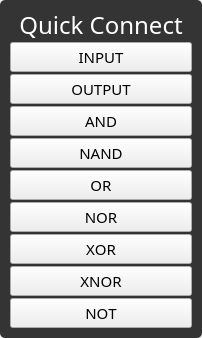
<?xml version="1.0" encoding="UTF-8"?>
<ui version="4.0">
 <class>NodeQuickCreateMenu</class>
 <widget class="QWidget" name="NodeQuickCreateMenu">
  <property name="geometry">
   <rect>
    <x>0</x>
    <y>0</y>
    <width>202</width>
    <height>295</height>
   </rect>
  </property>
  <property name="windowTitle">
   <string>Form</string>
  </property>
  <property name="accessibleName">
   <string>NodeQuickCreateMenu</string>
  </property>
  <property name="autoFillBackground">
   <bool>true</bool>
  </property>
  <property name="styleSheet">
   <string notr="true">QWidget:hover 
{
}</string>
  </property>
  <layout class="QVBoxLayout" name="verticalLayout_2">
   <property name="spacing">
    <number>0</number>
   </property>
   <property name="leftMargin">
    <number>0</number>
   </property>
   <property name="topMargin">
    <number>0</number>
   </property>
   <property name="rightMargin">
    <number>0</number>
   </property>
   <property name="bottomMargin">
    <number>0</number>
   </property>
   <item>
    <widget class="QWidget" name="ItemsHolder" native="true">
     <property name="styleSheet">
      <string notr="true">QWidget#ItemsHolder {
background-color: rgb(52, 52, 52);
border-radius:5px;}</string>
     </property>
     <layout class="QVBoxLayout" name="verticalLayout">
      <property name="spacing">
       <number>2</number>
      </property>
      <property name="leftMargin">
       <number>10</number>
      </property>
      <property name="topMargin">
       <number>10</number>
      </property>
      <property name="rightMargin">
       <number>10</number>
      </property>
      <property name="bottomMargin">
       <number>10</number>
      </property>
      <item>
       <widget class="QLabel" name="quickConnectTitle">
        <property name="maximumSize">
         <size>
          <width>16777215</width>
          <height>30</height>
         </size>
        </property>
        <property name="font">
         <font>
          <family>OCR A Extended</family>
          <pointsize>18</pointsize>
          <bold>false</bold>
          <underline>false</underline>
          <kerning>false</kerning>
         </font>
        </property>
        <property name="styleSheet">
         <string notr="true">color:white;</string>
        </property>
        <property name="text">
         <string>Quick Connect</string>
        </property>
        <property name="alignment">
         <set>Qt::AlignCenter</set>
        </property>
       </widget>
      </item>
      <item>
       <spacer name="verticalSpacer_2">
        <property name="orientation">
         <enum>Qt::Vertical</enum>
        </property>
        <property name="sizeHint" stdset="0">
         <size>
          <width>20</width>
          <height>0</height>
         </size>
        </property>
       </spacer>
      </item>
      <item>
       <widget class="QPushButton" name="qcInputBtn">
        <property name="minimumSize">
         <size>
          <width>125</width>
          <height>0</height>
         </size>
        </property>
        <property name="font">
         <font>
          <family>OCR A Extended</family>
          <pointsize>11</pointsize>
          <kerning>false</kerning>
         </font>
        </property>
        <property name="text">
         <string>INPUT</string>
        </property>
       </widget>
      </item>
      <item>
       <widget class="QPushButton" name="qcOutputBtn">
        <property name="minimumSize">
         <size>
          <width>125</width>
          <height>0</height>
         </size>
        </property>
        <property name="font">
         <font>
          <family>OCR A Extended</family>
          <pointsize>11</pointsize>
          <kerning>false</kerning>
         </font>
        </property>
        <property name="text">
         <string>OUTPUT</string>
        </property>
       </widget>
      </item>
      <item>
       <spacer name="verticalSpacer">
        <property name="orientation">
         <enum>Qt::Vertical</enum>
        </property>
        <property name="sizeHint" stdset="0">
         <size>
          <width>20</width>
          <height>1</height>
         </size>
        </property>
       </spacer>
      </item>
      <item>
       <widget class="QPushButton" name="andBtn">
        <property name="minimumSize">
         <size>
          <width>125</width>
          <height>0</height>
         </size>
        </property>
        <property name="font">
         <font>
          <family>OCR A Extended</family>
          <pointsize>11</pointsize>
          <kerning>false</kerning>
         </font>
        </property>
        <property name="text">
         <string>AND</string>
        </property>
       </widget>
      </item>
      <item>
       <widget class="QPushButton" name="nAndBtn">
        <property name="minimumSize">
         <size>
          <width>125</width>
          <height>0</height>
         </size>
        </property>
        <property name="font">
         <font>
          <family>OCR A Extended</family>
          <pointsize>11</pointsize>
          <kerning>false</kerning>
         </font>
        </property>
        <property name="text">
         <string>NAND</string>
        </property>
       </widget>
      </item>
      <item>
       <widget class="QPushButton" name="orBtn">
        <property name="minimumSize">
         <size>
          <width>125</width>
          <height>0</height>
         </size>
        </property>
        <property name="font">
         <font>
          <family>OCR A Extended</family>
          <pointsize>11</pointsize>
          <kerning>false</kerning>
         </font>
        </property>
        <property name="text">
         <string>OR</string>
        </property>
       </widget>
      </item>
      <item>
       <widget class="QPushButton" name="nOrBtn">
        <property name="minimumSize">
         <size>
          <width>125</width>
          <height>0</height>
         </size>
        </property>
        <property name="font">
         <font>
          <family>OCR A Extended</family>
          <pointsize>11</pointsize>
          <kerning>false</kerning>
         </font>
        </property>
        <property name="text">
         <string>NOR</string>
        </property>
       </widget>
      </item>
      <item>
       <widget class="QPushButton" name="xOrBtn">
        <property name="minimumSize">
         <size>
          <width>125</width>
          <height>0</height>
         </size>
        </property>
        <property name="font">
         <font>
          <family>OCR A Extended</family>
          <pointsize>11</pointsize>
          <kerning>false</kerning>
         </font>
        </property>
        <property name="text">
         <string>XOR</string>
        </property>
       </widget>
      </item>
      <item>
       <widget class="QPushButton" name="xnOrBtn">
        <property name="minimumSize">
         <size>
          <width>125</width>
          <height>0</height>
         </size>
        </property>
        <property name="font">
         <font>
          <family>OCR A Extended</family>
          <pointsize>11</pointsize>
          <kerning>false</kerning>
         </font>
        </property>
        <property name="text">
         <string>XNOR</string>
        </property>
       </widget>
      </item>
      <item>
       <widget class="QPushButton" name="qtNotBtn">
        <property name="minimumSize">
         <size>
          <width>125</width>
          <height>0</height>
         </size>
        </property>
        <property name="font">
         <font>
          <family>OCR A Extended</family>
          <pointsize>11</pointsize>
          <kerning>false</kerning>
         </font>
        </property>
        <property name="text">
         <string>NOT</string>
        </property>
       </widget>
      </item>
     </layout>
    </widget>
   </item>
  </layout>
 </widget>
 <resources/>
 <connections/>
</ui>
